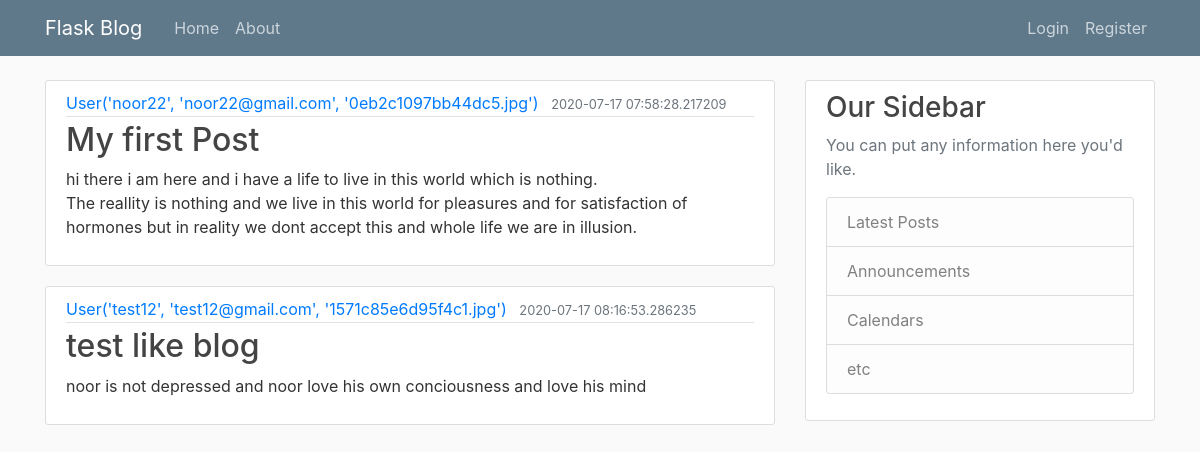
Page /home on the earlier database version.
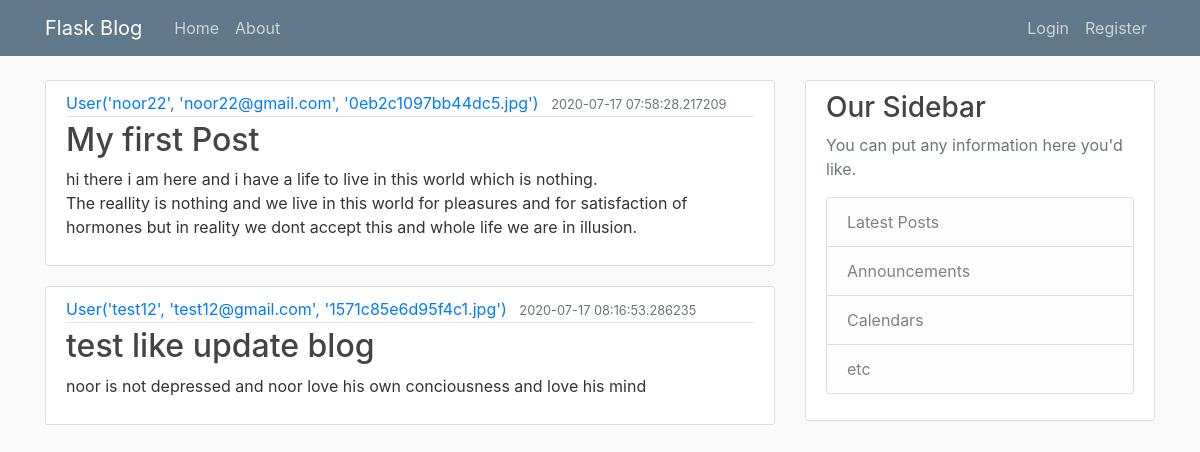
Same page on the later database version.
### flaskblog/models.py (models this page shows, shortened)
class Post(db.Model):
    id = db.Column(db.Integer, primary_key=True)
    title = db.Column(db.String(100), nullable=False)
    date_posted = db.Column(db.DateTime, nullable=False, default=datetime.utcnow)
    content = db.Column(db.Text, nullable=False)
    user_id = db.Column(db.Integer, db.ForeignKey('user.id'), nullable=False)

class User(db.Model,UserMixin):
    id = db.Column(db.Integer, primary_key=True)
    username = db.Column(db.String(20), unique=True, nullable=False)
    email = db.Column(db.String(120), unique=True, nullable=False)
    image_file = db.Column(db.String(20), nullable=False, default='default.jpg')
    password = db.Column(db.String(60), nullable=False)
    posts = db.relationship('Post', backref='author', lazy=True)
    def __repr__(self):
        return f"User('{self.username}', '{self.email}', '{self.image_file}')"

### flaskblog/routes.py (the view)
@app.route("/")
@app.route("/home")
def home():
    posts = Post.query.all()
    return render_template('home.html', posts=posts)

### flaskblog/templates/home.html
{% extends "layout.html" %}
{% block content %}
    {% for post in posts %}
        <article class="media content-section">
          <div class="media-body">
            <div class="article-metadata">
              <a class="mr-2" href="#">{{ post.author }}</a>
              <small class="text-muted">{{ post.date_posted }}</small>
            </div>
            <h2><a class="article-title" href="#">{{ post.title }}</a></h2>
            <p class="article-content">{{ post.content }}</p>
          </div>
        </article>
    {% endfor %}
{% endblock content %}

Differences in the rows shown:
changed Post "noor is not depressed and noor love his own conciousness and love his mind": title "test like blog" → "test like update blog"
